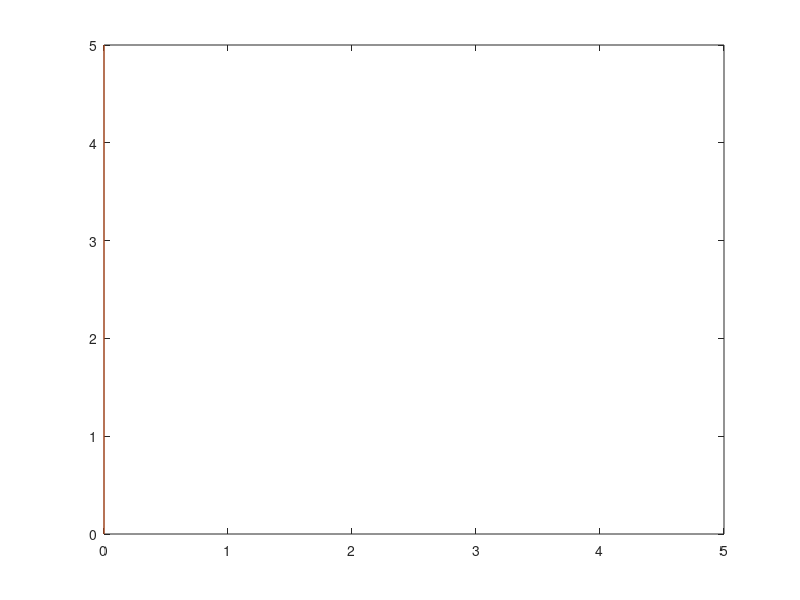

MATLAB code for this plot:
% lab 3 exercise 2 poisson

n= input("Give n that must be >=30 ")

p=input("Give p such that is <=0.05 ")

lambda = p* n

k= 0:n
% lecture about poisson law
y = binopdf(k,n,p)

z = poisspdf(k,lambda)

plot(k,y)
hold on
plot(z,k)
